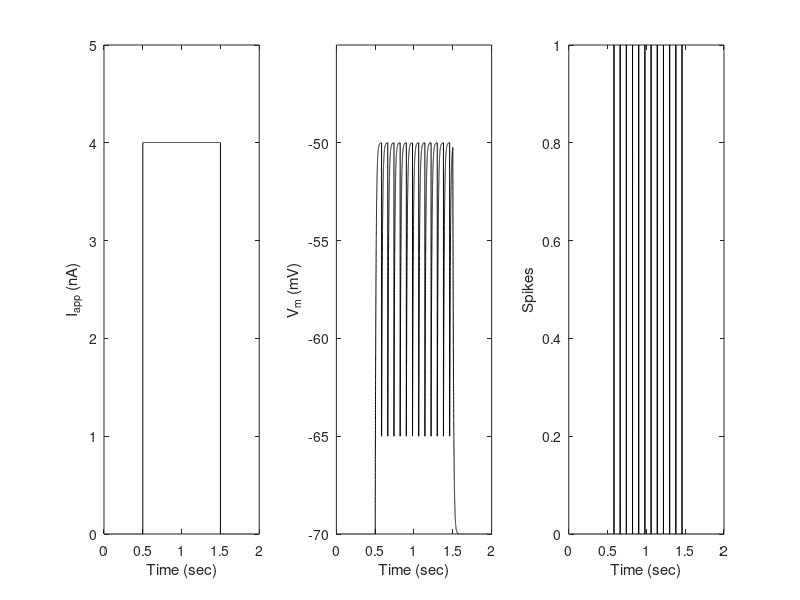

Write the MATLAB code that produced this figure. (Note: a time limit stopped this script after it produced the figure.)
%% Parameters for the LIF neuron (exercise 1a)
E_L = -0.070;               % leak potential (also resting potential)
Vth = -0.050;               % threshold potential (to produce spike)
Vreset = -0.065;            % reset potential (post-spike)
Cm = 2e-9;               % total membrane capacitance
Rm = 5e+6;             % membrane resistance
G_L = 1/Rm;               % total membrane conductance (leak conductance)
tau = Cm/G_L;                % membrane time constant

%% Time vector generation (exercise 1b)
dt = 0.0001;                % time-step
t = 0:dt:2;               % vector of time-points
ton = 0.5;                 % time to begin applied current (onset)
toff = 1.5;                % time to end applied current (offset)
non = round(ton/dt);        % time-point index of current onset
noff = round(toff/dt);      % time-point index of current offset

%% Membrane potential (Vm) and applied current (Iapp) vectors (exercise 1c)
V = E_L*ones(size(t));  % initialization of membrane potential vector
Iapp = 4.001e-9; % value of applied current 

%% &  Forward Euler method to update the membrane potential(exercise 1d)
Ntrials = length(Iapp);             % number of different trials
for trial = 1:Ntrials              % loop through different trials
    I = zeros(size(t));             % vector for current at each time-point
    I(non:noff) = Iapp(trial);      % add the applied current for the trial
    V = E_L*ones(size(t));          % initialize the membrane potential vector
    spikes = zeros(size(t));        % initialize a vector to record spikes
    
    for i = 2:length(t)            % loop through all time points
        V(i) = V(i-1) + dt*(I(i) +(E_L-V(i-1))/Rm)/Cm;
        if V(i) > Vth              % if potential is above threshold
            spikes(i) = 1;          % record the spike at that time-point
            V(i) = Vreset;          % reset the potential
        end
    end                            % end the loop & go to next time-point
    
    figure(1)
    subplot(1,3,1)  % Plot current vs time
    plot(t,I*1e9,'k')
    xlabel('Time (sec)')  
    ylabel('I_{app} (nA)')
    
    subplot(1,3,2)  % Plot membrane potential vs time
    plot(t,1000*V,'k');
    xlabel('Time (sec)')                   
    ylabel('V_m (mV)')               
    set(gca,'XTick',[0 0.5 1 1.5 2])
    axis([0 2 1000*(Vreset-0.005) 1000*(Vth+0.005)])    
    
    subplot(1,3,3) % Plot Spikes vs time
    plot(t,spikes,'k')          
    xlabel('Time (sec)')      
    ylabel('Spikes')     

end  
%% EXERCISE 2 Calculate the minimum applied current needed for the neuron to produce spikes. 

I_th = G_L * (Vth - E_L); %Calculate the threshold current

display(I_th); 
 
% print('The threshold current is',int2str(I_th),'nA.')

%% EXERCISE 2a+b Validate the calculated threshold current. 

% Now simulate trials, each with a different applied current
Iapp = [I_th-(I_th/100) I_th I_th+(I_th/100)];   % values of applied current steps
Ntrials = length(Iapp);             % number of different trials
for trial = 1:Ntrials               % loop through different trials
    I = zeros(size(t));             % vector for current at each time-point
    I(non:noff) = Iapp(trial);      % add the applied current for the trial
    V = E_L*ones(size(t));          % initialize the membrane potential vector
    spikes = zeros(size(t));        % initialize a vector to record spikes
    
    for i = 2:length(t)             % loop through all time points
        V(i) = V(i-1) + dt*(I(i) +((E_L-V(i-1))/(Rm)))/Cm;
        if V(i) > Vth               % if potential is above threshold
            spikes(i) = 1;          % record the spike at that time-point
            V(i) = Vreset;          % reset the potential
        end 
    end                             % end the loop & go to next time-point
    
    % Now generate a series of subplots to position the subfigures
    figure(2)
    subplot('position',[0.31*trial-0.18 0.74 0.22 0.22])
    
    plot(t,I*1e9,'k');              % Plot current (in nA) against time
    if ( trial == 1 )
        ylabel('I_{app} (nA)')
    end
    % The following line adds a title, which uses the command "strcat" to
    % combine the value of current in that trial with "nA" to make a
    % complete title.
    % The command "num2str" converts the number representing the applied
    % current into a string, which is something that can be printed.
    title(strcat(num2str(1e9*Iapp(trial)),'nA'))
    
    set(gca,'XTick',[0 0.5 1 1.5 2])
    
    axis([0 2 0 5])         % Sets x-axis then y-axis ranges
    
    % Next subfigure
    subplot('position',[0.31*trial-0.18 0.43 0.22 0.22])
    plot(t,1000*V,'k');                      % Plot membrane potential vs time
    if ( trial == 1 )
        ylabel('V_m (mV)')               % Label y-axis
    end
    set(gca,'XTick',[0 0.5 1 1.5 2])
    axis([0 2 1000*(Vreset-0.005) 1000*(Vth+0.005)])    % Set the axes
    
    subplot('position',[0.31*trial-0.18 0.12 0.22 0.22])
    plot(t,spikes,'k')          % Plots a line from 0 to 1 at each spike
    xlabel('Time (sec)')        % Label the x-axis
    if ( trial == 1)
        ylabel('Spikes')        % Label the y-axis
    end
    set(gca,'XTick',[0 0.5 1 1.5 2])
    set(gca,'YTick',[0 1])
    axis([0 2 0 1])           % Set the ranges of x- and y-axes
    
end;                            % Loop to the next trial with new current

annotation('textbox',[0.00 0.99 0.02 0.02],'LineStyle','none', ...
    'FontSize',12,'FontWeight','Bold','String','A')
annotation('textbox',[0.37 0.99 0.02 0.02],'LineStyle','none', ...
    'FontSize',12,'FontWeight','Bold','String','B')
annotation('textbox',[0.68 0.99 0.02 0.02],'LineStyle','none', ...
    'FontSize',12,'FontWeight','Bold','String','C')


%% EXERCISE 3
% Calculate the maximum steady state membrane potential (Vmss) and the Imax
% so that firing rate=100Hz
tau = Rm * Cm;
Vmss_max = (Vreset- Vth * exp(0.01/tau))/(1- exp(0.01/tau));
I_max = (Vmss_max - E_L)/Rm;
I_range = I_th:((I_max-I_th)/100):I_max;

% Generate values for I so that 0<firing rate<100.
spikes = zeros(Ntrials,length(t));        % initialize a vector to record spikes
%Iapp_fr = sort(randsample(I_range, 10)); % for extremely rnadom values
Iapp_fr = I_th:((I_max-I_th)/9):I_max;
Ntrials = length(Iapp_fr);          % number of different trials
for trial = 1:Ntrials               % loop through different trials
    I = zeros(size(t));             % vector for current at each time-point
    I(non:noff) = Iapp_fr(trial);   % add the applied current for the trial
    V = E_L*ones(size(t));          % initialize the membrane potential vector
    
    for i = 2:length(t)            % loop through all time points
        V(i) = V(i-1) + dt*(I(i) +((E_L-V(i-1))/(Rm)))/Cm;
        if V(i) > Vth              % if potential is above threshold
            spikes(trial,i) = 1;    % record the spike at that time-point
            V(i) = Vreset;          % reset the potential
        end
    end                            % end the loop & go to next time-point
end  
% Calculate Vmss and firing rates
Vmss_fr= E_L + Iapp_fr * Rm;
ISI = tau * log((Vmss_fr-Vreset)./(Vmss_fr-Vth));
fir_rates_eq = 1 ./ ISI;

figure(3)
plot(Iapp_fr, sort(fir_rates_eq), '-o')
hold on;
plot(Iapp_fr, sum(spikes, 2), '-x')
hold off;
title('Firing-rate Curve')
xlabel('I (A)')
ylabel('Frequency (Hz)')
legend('ISI', 'experimental', 'Location', 'NorthWest')
ylim([0,100])
xlim([I_th, I_max])
%% EXERCISE 4 a Add noise term to the simulation of LIF model

% Adding the noise term to the total membrane potential at each time step:

% Generate noise vector
sigma_I = [0 1e-12 1e-5 1e-4 1e-3 0.01];
%sigma_I = [1e-12 1e-10 1e-8 1e-6 1e-5 1e-4 1e-3 1e-2] ;

% Generate the min and max current that will be applied to the model
Imin = I_th - I_th/100;
Imax = I_th + I_th/100;
I_range_min = Imin+(I_th-Imin)/10:(I_th-Imin)/10:I_th-(I_th-Imin)/10;
I_prev = sort(randsample(I_range_min, 3));
I_range_max = I_th + (Imax-I_th)/10:(Imax-I_th)/10:Imax-(Imax-I_th)/10;
I_after = sort(randsample(I_range_max, 3));

Iapp_fr = [Imin I_prev I_th I_after Imax]; % Creating 10 random values between Imin and Imax including the threshold current
Ntrials = length(Iapp_fr); % number of different trials
firing_rates = [];
count=1;
for sigma = sigma_I
    spikes = zeros(Ntrials,length(t));        % initialize a vector to record spikes
    for trial = 1:Ntrials               % loop through different trials
        I = zeros(size(t));             % vector for current at each time-point
        I(non:noff) = Iapp_fr(trial);   % add the applied current for the trial
        V = E_L*ones(size(t));          % initialize the membrane potential vector

        for i = 2:length(t)            % loop through all time points
            V(i) = V(i-1) + dt*(I(i) +((E_L-V(i-1))/(Rm)))/Cm + randn(1) * sigma * sqrt(dt);
            if V(i) > Vth              % if potential is above threshold
                spikes(trial,i) = 1;    % record the spike at that time-point
                V(i) = Vreset;          % reset the potential
            end
        end                            % end the loop & go to next time-point  
    end
    freq = sum(spikes, 2);
    firing_rates= [firing_rates,freq];
    count = count+1;  
end

figure(4)
legendCell = strcat('sigma=',string(num2cell(sigma_I)));
for i=1:length(sigma_I)
    plot(Iapp_fr, firing_rates(:,i), '-*')
    hold on;
    title('Firing-rate Curve')
    xlabel('I (A)')
    ylabel('Frequency (Hz)')
    legend(legendCell, 'Location', 'NorthWest')
    xlim([Imin, Imax])
end
hold off;

%% EXERCISE 4 b Add noise term to the simulation of LIF model and alter the timestep

%altering the timstep, a factor of ten smaller
dt_altered = dt/10;
t = 0:dt_altered:2;

% Adding the noise term to the total membrane potential at each time step:
% Generate noise vector
sigma_I = [0 1e-12 1e-5 1e-4 1e-3 0.01];
%sigma_I = [1e-12 1e-10 1e-8 1e-6 1e-5 1e-4 1e-3 1e-2] ;

% Generate the min and max current that will be applied to the model
Imin = I_th - I_th/100;
Imax = I_th + I_th/100;
I_range_min = Imin+(I_th-Imin)/10:(I_th-Imin)/10:I_th-(I_th-Imin)/10;
I_prev = sort(randsample(I_range_min, 3));
I_range_max = I_th + (Imax-I_th)/10:(Imax-I_th)/10:Imax-(Imax-I_th)/10;
I_after = sort(randsample(I_range_max, 3));

Iapp_fr = [Imin I_prev I_th I_after Imax]; % Creating 10 random values between Imin and Imax including the threshold current
Ntrials = length(Iapp_fr); % number of different trials
firing_rates = [];
count=1;
for sigma = sigma_I
    spikes = zeros(Ntrials,length(t));        % initialize a vector to record spikes
    for trial = 1:Ntrials               % loop through different trials
        I = zeros(size(t));             % vector for current at each time-point
        I(non:noff) = Iapp_fr(trial);   % add the applied current for the trial
        V = E_L*ones(size(t));          % initialize the membrane potential vector

        for i = 2:length(t)            % loop through all time points
            V(i) = V(i-1) + dt_altered*(I(i) +((E_L-V(i-1))/(Rm)))/Cm + randn(1) * sigma * sqrt(dt_altered);
            if V(i) > Vth              % if potential is above threshold
                spikes(trial,i) = 1;    % record the spike at that time-point
                V(i) = Vreset;          % reset the potential
            end
        end                            % end the loop & go to next time-point  
    end
    freq = sum(spikes, 2);
    firing_rates= [firing_rates,freq];
    count = count+1;  
end

figure(5)
legendCell = strcat('sigma=',string(num2cell(sigma_I)));
for i=1:length(sigma_I)
    plot(Iapp_fr, firing_rates(:,i), '-*')
    hold on;
    title('Firing-rate Curve')
    xlabel('I (A)')
    ylabel('Frequency (Hz)')
    legend(legendCell, 'Location', 'NorthWest')
    xlim([Imin, Imax])
end
hold off;
